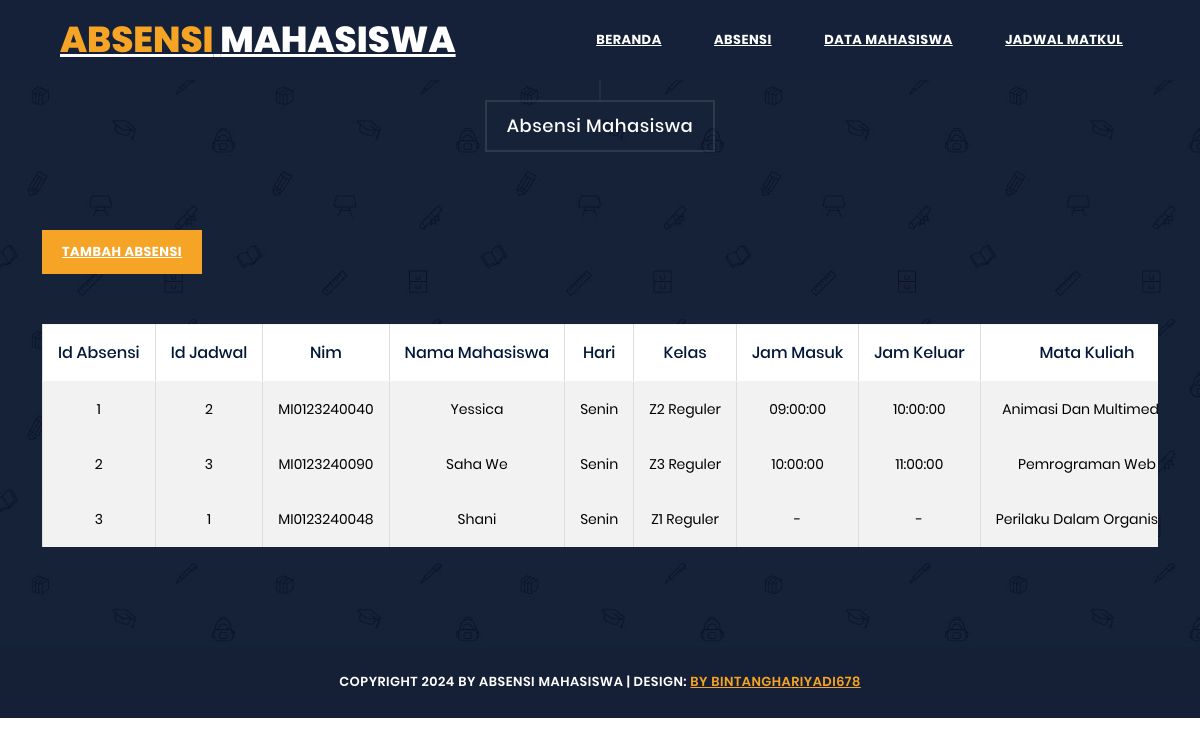
/index.php/web/absensi, run on the app's committed database.
### tables this page shows
CREATE TABLE `tbabsensi` (
  `idabsensi` int(15) NOT NULL,
  `idjadwal` int(15) NOT NULL,
  `nim` varchar(15) NOT NULL,
  `namamahasiswa` varchar(20) NOT NULL,
  `hari` varchar(10) NOT NULL,
  `kelas` varchar(20) NOT NULL,
  `jammasuk` varchar(8) NOT NULL,
  `jamkeluar` varchar(8) NOT NULL,
  `matakuliah` varchar(50) NOT NULL,
  `namadosen` varchar(20) NOT NULL,
  `status` varchar(20) NOT NULL
);

### application/controllers/web.php (called while the page is built, shortened)
<?php
class Web extends CI_Controller {
	function __construct(){
		$this->load->helper('url');
		$this->load->model('absensi');
		$this->load->model('mahasiswa');
		$this->load->model('jadwal');
	}
	public function absensi(){
		$data['absensi'] = $this->absensi->getdataabsensi();
		$this->load->view('v_header',$data);
		$this->load->view('v_absensi',$data);
		$this->load->view('v_footer',$data);
	}
				}

### index.php (called while the page is built, shortened)
<?php
require_once BASEPATH.'core/CodeIgniter.php';

### application/models/absensi.php (called while the page is built, shortened)
<?php
class absensi extends CI_Model
{
    public function getdataabsensi()
    {
        $query = $this->db->get('tbabsensi');
        return $query->result();
    }
}

### application/views/v_absensi.php (the view, shortened to what this page needs)
<section class="section courses" data-section="section4">
    <div class="container-fluid">
      <div class="row">
        <div class="col-md-12">
          <div class="section-heading">
            <h2>Absensi Mahasiswa</h2>
          </div>
          <div class="main-button">
	<div class="scroll-to-section"><a href="<?php echo base_url('/web/tambahabsensi')  ?>">Tambah Absensi</a></div>
        </div>
        <br>
        <br>
          <div class="table-responsive">
            <table class="table table-bordered table-striped">
              <thead>
                <tr>
                  <th>Id Absensi</th>
                  <th>Id Jadwal</th>
                  <th>Nim</th>
                  <th>Nama Mahasiswa</th>
                  <th>Hari</th>
                  <th>Kelas</th>
                  <th>Jam Masuk</th>
                  <th>Jam Keluar</th>
                  <th>Mata Kuliah</th>
</tr>
</thead>
<tbody>
<?php foreach($absensi as $abs): { ?>
  <tr>
    <td><?php echo $abs->idabsensi; ?></td>
    <td><?php echo $abs->idjadwal; ?></td>
    <td><?php echo $abs->nim; ?></td>
    <td><?php echo $abs->namamahasiswa; ?></td>
    <td><?php echo $abs->hari; ?></td>
    <td><?php echo $abs->kelas; ?></td>
    <td><?php echo $abs->jammasuk; ?></td>
    <td><?php echo $abs->jamkeluar; ?></td>
    <td><?php echo $abs->matakuliah; ?></td>
    </tr>
</tbody>
<?php } endforeach; ?>
</table>
        </div>
      </div>
    </div>
  </section>

### data on the page
tbabsensi: idabsensi "1", idjadwal "2", nim "MI0123240040", namamahasiswa "Yessica", hari "Senin", kelas "Z2 Reguler", jammasuk "09:00:00", jamkeluar "10:00:00", matakuliah "Animasi Dan…"
tbabsensi: idabsensi "2", idjadwal "3", nim "MI0123240090", namamahasiswa "Saha We", hari "Senin", kelas "Z3 Reguler", jammasuk "10:00:00", jamkeluar "11:00:00", matakuliah "Pemrograman Web"
tbabsensi: idabsensi "3", idjadwal "1", nim "MI0123240048", namamahasiswa "Shani", hari "Senin", kelas "Z1 Reguler", jammasuk "-", jamkeluar "-", matakuliah "Perilaku Dalam…"
